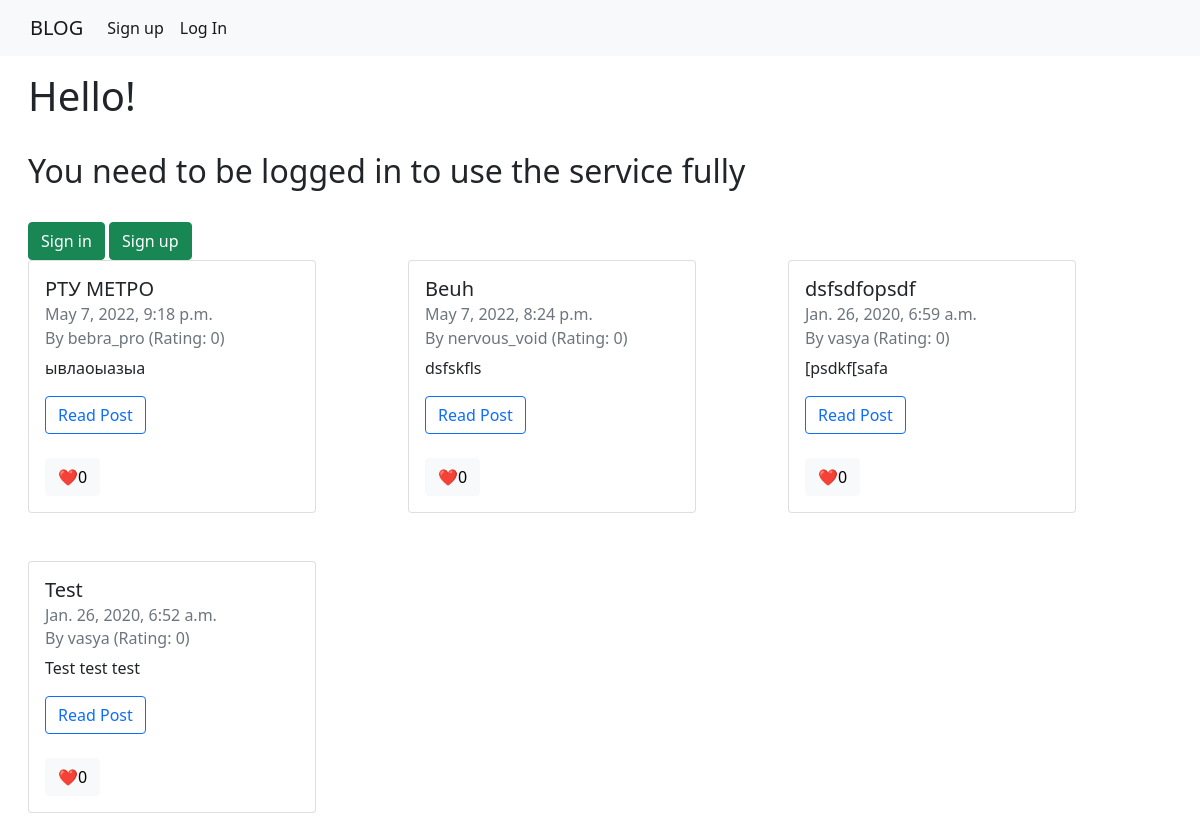
The app's page /, older data.
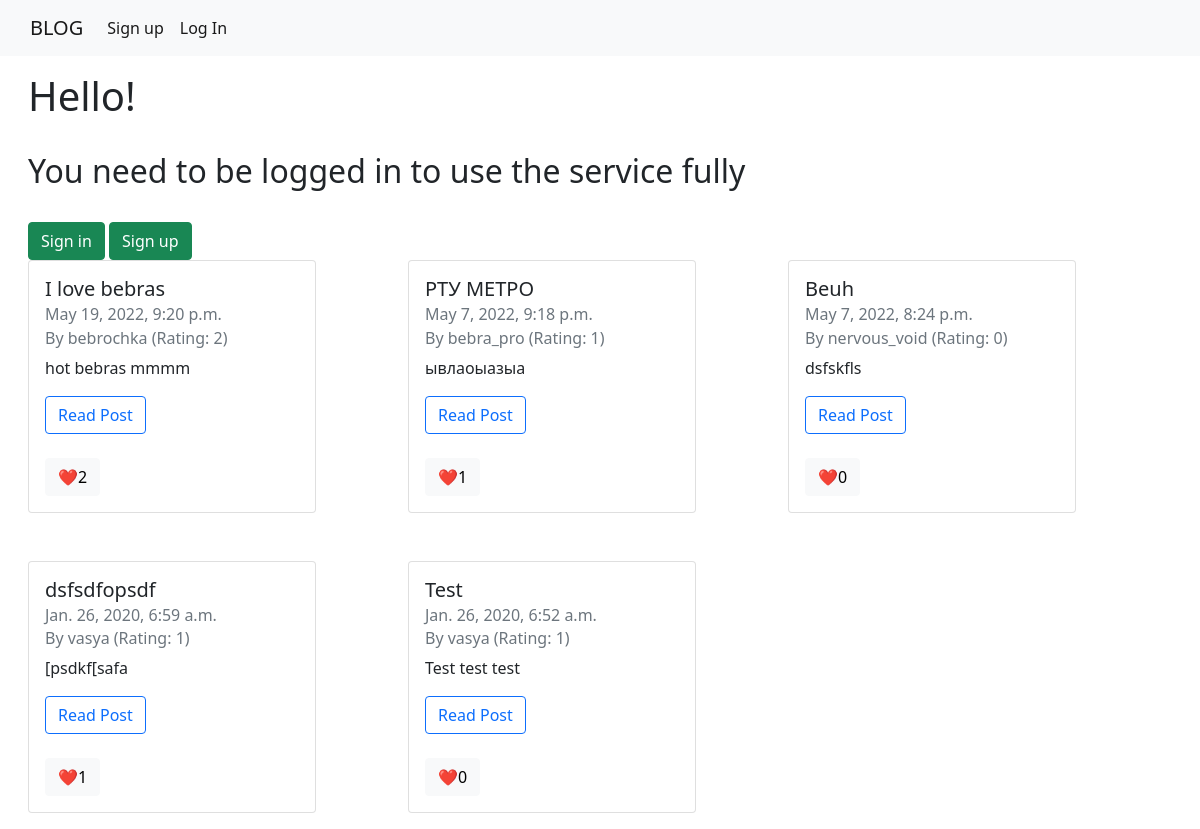
The same page, newer data.
### blog_app/models.py (models this page shows)
class Post(models.Model):
    user = models.ForeignKey(User, on_delete=models.CASCADE, related_name='post')
    name = models.CharField(max_length=128)
    description = models.CharField(max_length=512)
    text = models.CharField(max_length=100000)
    date = models.DateTimeField(auto_now_add=True)
    liked_users = models.ManyToManyField(User, related_name='liked_users')
    def get_rating(self):
        return self.liked_users.all().count()

### blog_app/views.py (the view)
# urls.py: path('', views.index, name='index'),
def index(request):
    context = dict()
    posts = Post.objects.order_by('-date')
    context['posts'] = posts
    return render(request, 'index.html', context)

### blog_app/models.py (called while the page is built)
def get_user_rating(self):
    rating = 0
    posts = self.post.all()
    for each in posts:
        rating += each.get_rating()
    return rating

### templates/index.html (shortened to what this page needs)
{% extends "base.html" %}
{% block content %}
    {% if request.user.is_authenticated %}
            <h1> Hello, {{ request.user.username | title }}! </h1>
    {% else %}
        <h1> Hello! </h1>
        <br>
        <h2>You need to be logged in to use the service fully</h2>
        <br>
        <a class="btn btn-success" href="{% url 'login' %}"> Sign in </a>
        <a class="btn btn-success" href="{% url 'registration' %}"> Sign up </a>
    {% endif %}
    <div class="row gy-5">
        {% for each in posts %}
            <div class="col-sm-4">
                <div class="card" style="width: 18rem; margin: 0rem; display: inline-block">
                    <div class="card-body">
                        <h5 class="card-title">{{ each.name }}</h5>
                        <h6 class="card-subtitle mb-2 text-muted">{{ each.date }}</h6>
                        <h6 class="card-subtitle mb-2 text-muted">By {{ each.user.username }} (Rating: {{ each.user.user_rating }})</h6>
                        <p class="card-text">{{ each.description }}</p>
                        <a href="/post/{{ each.id }}" class="btn btn-outline-primary" role="button">Read Post</a>
                        <br>
                        <br>
                        {% if request.user in each.liked_users.all  %}
                            <button id="{{ each.id }}" type="button" class="likebtn btn btn-success">❤️{{ each.get_rating }}</button>
                        {% else %}
                            <button id="{{ each.id }}" type="button" class="likebtn btn btn-light">❤️{{ each.get_rating }}</button>
                        {% endif %}
                    </div>
                </div>
            </div>
        {% endfor %}
    </div>
{% endblock %}

Row changes from the older to the newer data that the page shows:
added Post: name "I love bebras", date "May 19, 2022, 9:20 p.m.", user.username "bebrochka", user.user_rating "2", description "hot bebras mmmm", get_rating "2"
computed for Post "РТУ МЕТРО": user.user_rating "0" → "1"; get_rating "0" → "1"
computed for Post "dsfsdfopsdf": user.user_rating "0" → "1"; get_rating "0" → "1"
computed for Post "Test": user.user_rating "0" → "1"
